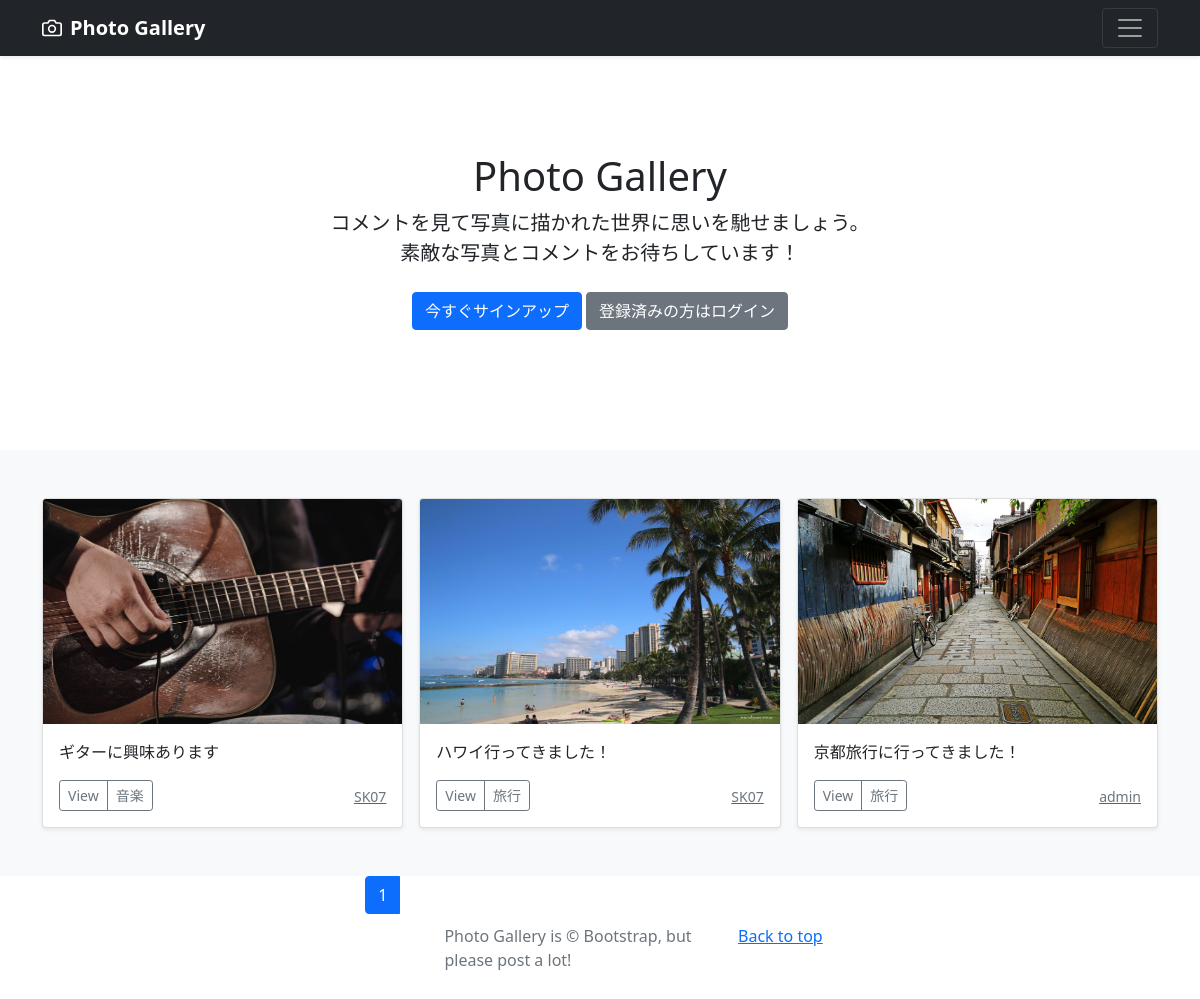
The page / on the database its author committed.
### photo/models.py (models this page shows, shortened)
class PhotoPost(models.Model):
    user = models.ForeignKey(
        CustomUser,
        verbose_name='ユーザー',
        on_delete=models.CASCADE
    )
    category = models.ForeignKey(
        Category,
        verbose_name='カテゴリ',
        on_delete=models.PROTECT
    )
    title = models.CharField(
        verbose_name='タイトル',
        max_length=200
    )
    comment = models.TextField(
        verbose_name='コメント'
    )
    image1 = models.ImageField(
        verbose_name='イメージ１',
        upload_to = 'photos'
    )
    image2 = models.ImageField(
        verbose_name='イメージ２',
        upload_to = 'photos',
        blank=True,
        null=True
    )
    posted_at = models.DateTimeField(
        verbose_name='投稿日時',
        auto_now_add=True
    )

class Category(models.Model):
    title = models.CharField(
        verbose_name='カテゴリ',
        max_length=20)

### accounts/models.py (models this page shows)
class CustomUser(AbstractUser):
    pass

### photo/views.py (the view)
# urls.py: path('', views.IndexView.as_view(), name ='index'),
class IndexView(ListView):
    template_name = 'index.html'
    queryset = PhotoPost.objects.order_by('-posted_at')
    paginate_by = 9

### photo/templates/index.html (shortened to what this page needs)
{% extends "base.html" %}
  {% block contents %}
  {% include "photos_title.html" %}
  {% include "photos_list.html" %}
  {% include "pagination.html" %}
  {% endblock %}

### photo/templates/photos_list.html (shortened to what this page needs)
<div class="album py-5 bg-light">
  <div class="container">
    <div class="row row-cols-1 row-cols-sm-2 row-cols-md-3 g-3">
      {% for record in object_list %}
      <div class="col">
        <div class="card shadow-sm">
          <img src="{{ record.image1.url }}"
               class="bd-placeholder-img card-img-top"
               width="100%" height="225"
               xmlns="http://www.w3.org/2000/svg"
               role="img" aria-label="Placeholder: Thumbnail"
               preserveAspectRatio="xMidYMid slice"
               focusable="false">
               <rect width="100%" height="100%" fill="#55595c"/>
          <div class="card-body">
            <p class="card-text">{{record.title}}</p>
            <div class="d-flex justify-content-between align-items-center">
              <div class="btn-group">
                <button type="button"
                        class="btn btn-sm btn-outline-secondary"
                        onclick="location.href='{% url 'photo:photo_detail' record.pk %}'">
                        View</button>
                <buttom type="buttom"
                        class="btn btn-sm btn-outline-secondary"
                        onclick="location.href='{% url 'photo:photos_cat' category=record.category.id %}'">
                        {{record.category.title}}</button>
              </div>
              <a href="{% url 'photo:user_list' user=record.user.id %}">
              <small class="text-muted">{{record.user.username}}</small>
              </a>
            </div>
          </div>
        </div>
      </div>
      {% endfor %}
    </div>
  </div>
</div>

### photo/templates/base.html (style rules this page uses)
.bd-placeholder-img { font-size: 1.125rem; text-anchor: middle; -webkit-user-select: none; -moz-user-select: none; user-select: none; }

### rows shown on the page
PhotoPost: image1 (picture), title "ギターに興味あります", category "音楽", user.username "SK07"
PhotoPost: image1 (picture), title "ハワイ行ってきました！", category "旅行", user.username "SK07"
PhotoPost: image1 (picture), title "京都旅行に行ってきました！", category "旅行", user.username "admin"

### other values the page prints
{{ num }} "1"
